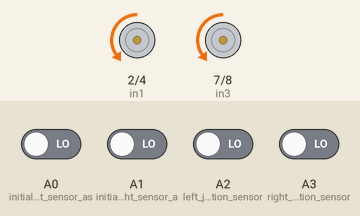
This sketch was run on a simulated Arduino Uno, built with avr-gcc and run on an emulated ATmega328P. On the bench: motor-driver pin pairs drawn as motors (green arrow = first pin HIGH = forward, orange = second pin HIGH = backward, longer = more drive, scaled by the enable pin). The test bench sets the inputs (shaded band); at power-on: A0 (initialize_Left_sensor_as), A1 (initialize_Right_sensor_a), A2 (left_junction_sensor), A3 (right_junction_sensor) LOW.

Above: at 1.2 s.
1.3 s: A0 (initialize_Left_sensor_as) driven HIGH
At 1.6 s:
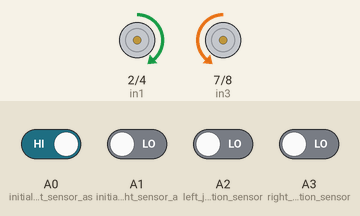
2.8 s: A1 (initialize_Right_sensor_a) driven HIGH
At 5.3 s:
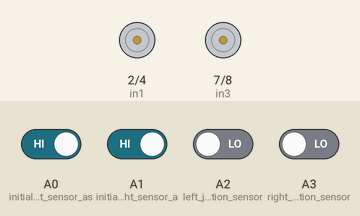
5.8 s: A1 (initialize_Right_sensor_a) driven LOW
8.0 s: A0 (initialize_Left_sensor_as) driven LOW
At 9.1 s:
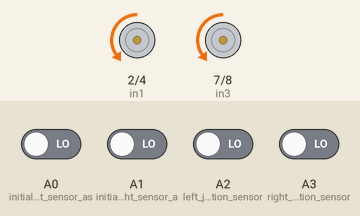
9.5 s: A2 (left_junction_sensor) driven HIGH
At 10.4 s:
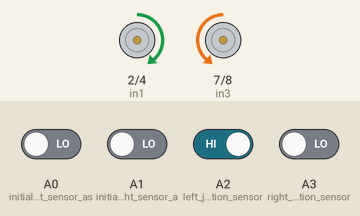
12.5 s: A0 (initialize_Left_sensor_as) driven HIGH and A3 (right_junction_sensor) driven HIGH
At 16.9 s:
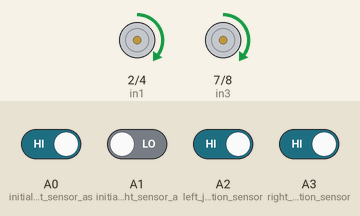
Timing chart, 0 to 28.5 s (numbered marks = the images above; inputs shaded):
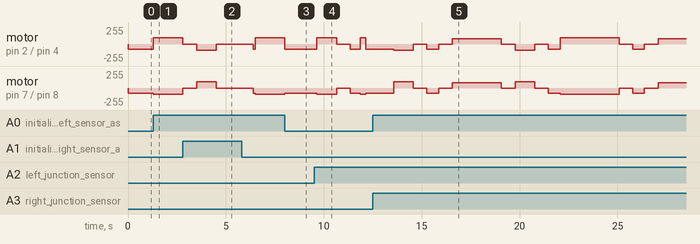

Measured:
- after the input at 1.3 s, motor on pin 2 (in1) / pin 4 (in2): backward 80/255 → forward 95/255 at once; motor on pin 7 (in3) / pin 8 (in4): backward 80/255 → backward 95/255 at once
- after the input at 2.8 s, motor on pin 2 (in1) / pin 4 (in2): forward 95/255 → stopped at once, → backward 95/255 0.70 s later, → stopped 1.0 s later; motor on pin 7 (in3) / pin 8 (in4): backward 95/255 → stopped at once, → forward 95/255 0.70 s later, → stopped 1.0 s later
- after the input at 8.0 s, motor on pin 2 (in1) / pin 4 (in2): forward 95/255 → backward 80/255 at once; motor on pin 7 (in3) / pin 8 (in4): backward 95/255 → backward 80/255 at once

The sketch:

ay_linefollow.ino
```cpp
// (licence header left out)
  int count = 0;

#define in1 2
#define in2 4
#define in3 7
#define in4 8
#define enA 6
#define enB 5

#define ADVANCE_MS  150  // TUNE creep forward at the junction so the wheels sit over it
#define MIN_TURN_MS 100  // TUNE ignore the sensors briefly when a pivot starts
#define MAX_TURN_MS 1000 // give up so the bot can never spin forever

int phase = 0;          // 0 = start, 1 = looking for left branch, 2 = right branches (going out), 3 = right branches (coming back), 4 = done
int rightBranches = 0;  // right branches passed on the way out
int leftBranches  = 0;  // branches handled on the way back

#define PUSH_MS      600   // TUNE how long to drive forward to push a ring in
#define MIN_BACK_MS  200   // TUNE ignore sensors briefly when reversing
#define MAX_BACK_MS  2500  // give up so it never reverses forever


 int M1_Speed = 80; // speed of motor 1
 int M2_Speed = 80; // speed of motor 2
 int LeftRotationSpeed = 95;  // Left Rotation Speed
 int RightRotationSpeed = 95; // Right Rotation Speed


 void setup() {

  pinMode(in1,OUTPUT);
  pinMode(in2,OUTPUT);
  pinMode(in3,OUTPUT);
  pinMode(in4,OUTPUT);

    pinMode(enA,OUTPUT);
    pinMode(enB,OUTPUT);

      pinMode(A0, INPUT); // initialize Left sensor as an input
      pinMode(A1, INPUT); // initialize Right sensor as an input
      pinMode(A2, INPUT);  // left junction sensor
      pinMode(A3, INPUT);  // right junction sensor

}

void loop() {

  int LEFT_SENSOR = digitalRead(A0);
  int RIGHT_SENSOR = digitalRead(A1);
  int LEFT_JUNC  = digitalRead(A2);
  int RIGHT_JUNC = digitalRead(A3);

  if (phase == 1 && LEFT_JUNC == 1) {
  forward(); delay(ADVANCE_MS);   // creep so the wheels sit over the branch point
  turnLeftToLine();
  phase = 2;
  forward(); delay(500);
  left(); delay(300);
  return;
  }

    // ---- Going out: right branches ----
  if (phase == 2 && RIGHT_JUNC == 1) {
    rightBranches++;

    if (rightBranches < 3) {          // branch 1 and 2: just skip past
      skipBranch(A3);
      return;
    }
    else if (rightBranches == 3){
    // branch 3: push it first
    forward(); delay(ADVANCE_MS);
    turnRightToLine();                // face into the branch
    pushRing();
    turnRightToLine();                // turn to face back along the main line
    skipBranch(A2);                   // clear branch 3, which is now on our left
    phase = 3;
    return;
    }
    else{
      return;
    }
  }

  // ---- Coming back: branches are now on the LEFT ----
  if (phase == 3 && LEFT_JUNC == 1) {
    leftBranches++;                   // 1 = branch 2, 2 = branch 1

    forward(); delay(ADVANCE_MS);
    turnLeftToLine();                 // face into the branch
    pushRing();
    turnRightToLine();                // turn back to face along the main line

    if (leftBranches == 2) {
      phase = 4;                      // all rings pushed, head home
    } else {
      skipBranch(A2);
    }
    return;
  }

  if(RIGHT_SENSOR==1 && LEFT_SENSOR==1) {
    Stop();  //junction STOP
    count = count + 1;
    if(count == 1){
      turnRightToLine();
      delay(500);
      if (count == 1) phase = 1;   // now start watching for the left branch
      return;
    }
    else{
      forward(); delay(100); return;
    }

 }

  else if(RIGHT_SENSOR==0 && LEFT_SENSOR==0) {
    forward(); //FORWARD
  }

  else if(RIGHT_SENSOR==0 && LEFT_SENSOR==1) {
    left(); //Move Left
  }

  else if(RIGHT_SENSOR==1 && LEFT_SENSOR==0) {
    right(); //Move Right
  }

}


void turnRightToLine()
{
  right();
  unsigned long t0 = millis();

  while (millis() - t0 < MIN_TURN_MS) {}                              // 1. get turning
  while (digitalRead(A1) == 0 && millis() - t0 < MAX_TURN_MS) {}      // 2. right sensor reaches the new line
  while (!(digitalRead(A0) == 0 && digitalRead(A1) == 0) && millis() - t0 < MAX_TURN_MS) {
    right();
  }     // 3. line centred between the sensors
  Stop();
}


void turnLeftToLine()
{
  left();
  unsigned long t0 = millis();

  while (millis() - t0 < 150) {}
  while (digitalRead(A0) == 0 && millis() - t0 < MAX_TURN_MS) {}      // left sensor reaches the new line
  while (!(digitalRead(A0) == 0 && digitalRead(A1) == 0) && millis() - t0 < 3000) {
    left();
    }
  Stop();
}


// Drive straight until the given junction sensor stops seeing the branch
void skipBranch(int pin)
{
  unsigned long t0 = millis();
  forward();
  while (digitalRead(pin) == 1 && millis() - t0 < 400) {}
  delay(60);   // TUNE small extra so the sensor is fully clear
}

// Bot is centred on a branch: push forward, then reverse back to the main line
void pushRing()
{
  forward();
  delay(PUSH_MS);
  Stop();

  backward();
  unsigned long t0 = millis();
  while (millis() - t0 < MIN_BACK_MS) {}
  // reverse until both sensors see the main line crossing
  while (!(digitalRead(A0) == 1 && digitalRead(A1) == 1) && millis() - t0 < MAX_BACK_MS) {}
  Stop();
}


void backward()
{
            digitalWrite(in1, HIGH);
            digitalWrite(in2, LOW);
            digitalWrite(in3, HIGH);
            digitalWrite(in4, LOW);

                analogWrite(enA, M1_Speed);
                analogWrite(enB, M2_Speed);
}

void forward()
{
            digitalWrite(in1, LOW);
            digitalWrite(in2, HIGH);
            digitalWrite(in3, LOW);
            digitalWrite(in4, HIGH);

                analogWrite(enA, M1_Speed);
                analogWrite(enB, M2_Speed);
}

void right()
{
            digitalWrite(in1, LOW);
            digitalWrite(in2, HIGH);
            digitalWrite(in3, HIGH);
            digitalWrite(in4, LOW);

                analogWrite(enA, LeftRotationSpeed);
                analogWrite(enB, RightRotationSpeed);
}

void left()
{
            digitalWrite(in1, HIGH);
            digitalWrite(in2, LOW);
            digitalWrite(in3, LOW);
            digitalWrite(in4, HIGH);

                analogWrite(enA, LeftRotationSpeed);
                analogWrite(enB, RightRotationSpeed);
}

void Stop()
{
            digitalWrite(in1, LOW);
            digitalWrite(in2, LOW);
            digitalWrite(in3, LOW);
            digitalWrite(in4, LOW);
            delay(700);
}


// void left()    // turn left: right wheel drives, left wheel stops
// {
//             // motor A (right wheel) forward
//             digitalWrite(in1, HIGH);
//             digitalWrite(in2, LOW);
//             analogWrite(enA, 90);

//             // motor B (left wheel) stopped
//             digitalWrite(in3, LOW);
//             digitalWrite(in4, LOW);
//             analogWrite(enB, 0);
// }

// void right()   // turn right: left wheel drives, right wheel stops
// {
//             // motor B (left wheel) forward
//             digitalWrite(in3, HIGH);
//             digitalWrite(in4, LOW);
//             analogWrite(enB, 90);

//             // motor A (right wheel) stopped
//             digitalWrite(in1, LOW);
//             digitalWrite(in2, LOW);
//             analogWrite(enA, 0);
// }
```
